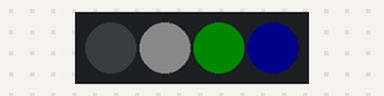
Bench run of a sketch on a simulated Arduino Uno, built with avr-gcc and run on an emulated ATmega328P. Shown: 4 RGB LEDs in strip order, left to right. Dim RGB values are drawn brighter than linear.

Above: at 0.2 s.
At 3.7 s:
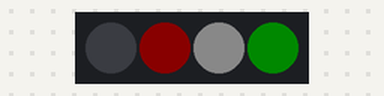
At 16.9 s:
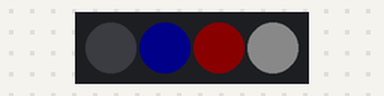
At 27.01 s:
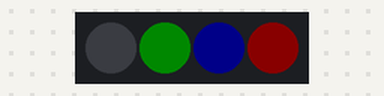
At 38.5 s:
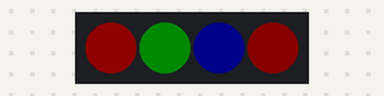
Timing chart, 0 to 40.0 s (numbered marks = the images above):
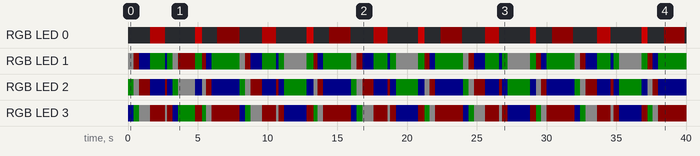

Measured:
- by itself, RGB LED 0: off → RGB(55, 0, 0) at 1.6 s, → off 1.1 s later, → RGB(104, 0, 0) 2.1 s later, → off 0.52 s later, … (30 changes in this stretch)
- by itself, RGB LED 1: off → RGB(10, 10, 10) at 0.00 s, → RGB(10, 0, 0) 0.40 s later, → RGB(0, 0, 10) 0.40 s later, → RGB(0, 10, 0) 0.80 s later, … (56 changes in this stretch)

The sketch:

Snow_Man_5.0.ino
```cpp
#include <Adafruit_NeoPixel.h>
// Which pin on the Arduino is connected to the NeoPixels?
// On a Trinket or Gemma we suggest changing this to 1:
#define LED_PIN 1

// How many NeoPixels are attached to the Arduino?
#define LED_COUNT 4

// Declare our NeoPixel strip object:
Adafruit_NeoPixel strip(LED_COUNT, LED_PIN, NEO_GRB + NEO_KHZ800);
// Argument 1 = Number of pixels in NeoPixel strip
// Argument 2 = Arduino pin number (most are valid)
// Argument 3 = Pixel type flags, add together as needed:
//   NEO_KHZ800  800 KHz bitstream (most NeoPixel products w/WS2812 LEDs)
//   NEO_KHZ400  400 KHz (classic 'v1' (not v2) FLORA pixels, WS2811 drivers)
//   NEO_GRB     Pixels are wired for GRB bitstream (most NeoPixel products)
//   NEO_RGB     Pixels are wired for RGB bitstream (v1 FLORA pixels, not v2)
//   NEO_RGBW    Pixels are wired for RGBW bitstream (NeoPixel RGBW products)

int brightness;
int redVal=0;
unsigned long previousMillis=0;
unsigned long currentMillis;
unsigned long currentTimer;
unsigned long previousTimer;
unsigned long currentPause;
unsigned long previousPause;
int delayTimer;

void setup() {
  strip.begin();
  strip.show(); // Initialize all pixels to 'off'

}

void loop() {

currentMillis=millis();
previousMillis=currentMillis;
currentTimer=millis();
previousTimer=currentTimer;
//currentPause=millis();
//previousPause=currentPause;
//redVal=0;
delayTimer=0;

while (delayTimer<=1600) {
  currentMillis=millis();
  currentPause=millis();

  if (currentPause-previousPause<1000){
  strip.setPixelColor(0,0,0,0);
  }

  if (currentPause-previousPause>=1000&&currentMillis-previousMillis>10){
  redVal++;
  previousMillis=currentMillis;
  }

  if (currentPause-previousPause>=1000){
  strip.setPixelColor(0, redVal, 0, 0);
  }

  if (redVal>150){
  redVal=0;
  previousPause=currentPause;
  }

  currentTimer=millis();
  delayTimer=currentTimer-previousTimer;
  //Set One
  if (delayTimer<400){
  strip.setPixelColor(3, 0, 0, 10); // blue
  strip.setPixelColor(2, 0, 10, 0); // green
  strip.setPixelColor(1, 10, 10, 10); // white
  strip.show();
  }

  //Set Two
  if (delayTimer>=400&&delayTimer<800){
  strip.setPixelColor(3, 0, 10, 0); // green
  strip.setPixelColor(2, 10, 10, 10); // white
  strip.setPixelColor(1, 10, 0, 0); // red
  strip.show();
  }

  //Set Three
  if (delayTimer>=800&&delayTimer<1200){
  strip.setPixelColor(3, 10, 10, 10); // white
  strip.setPixelColor(2, 10, 0, 0); // red
  strip.setPixelColor(1, 0, 0, 10); // blue
  strip.show();
  }

  //Set Four
  if (delayTimer>=1200&&delayTimer<=1600){
  strip.setPixelColor(3, 10, 0, 0); // red
  strip.setPixelColor(2, 0, 0, 10); // blue
  strip.setPixelColor(1, 0, 10, 0); // green
  strip.show();
  }

}
}
```
